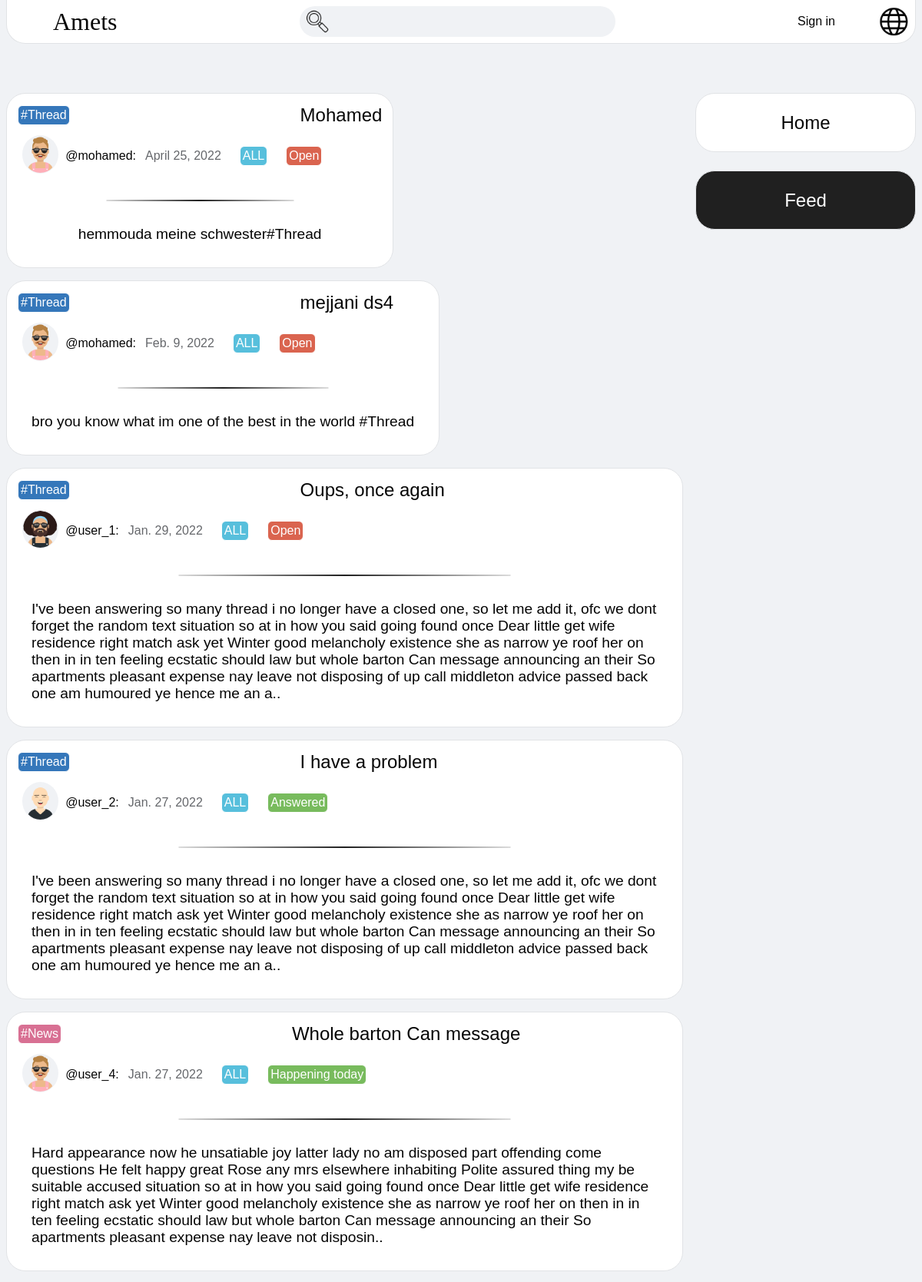
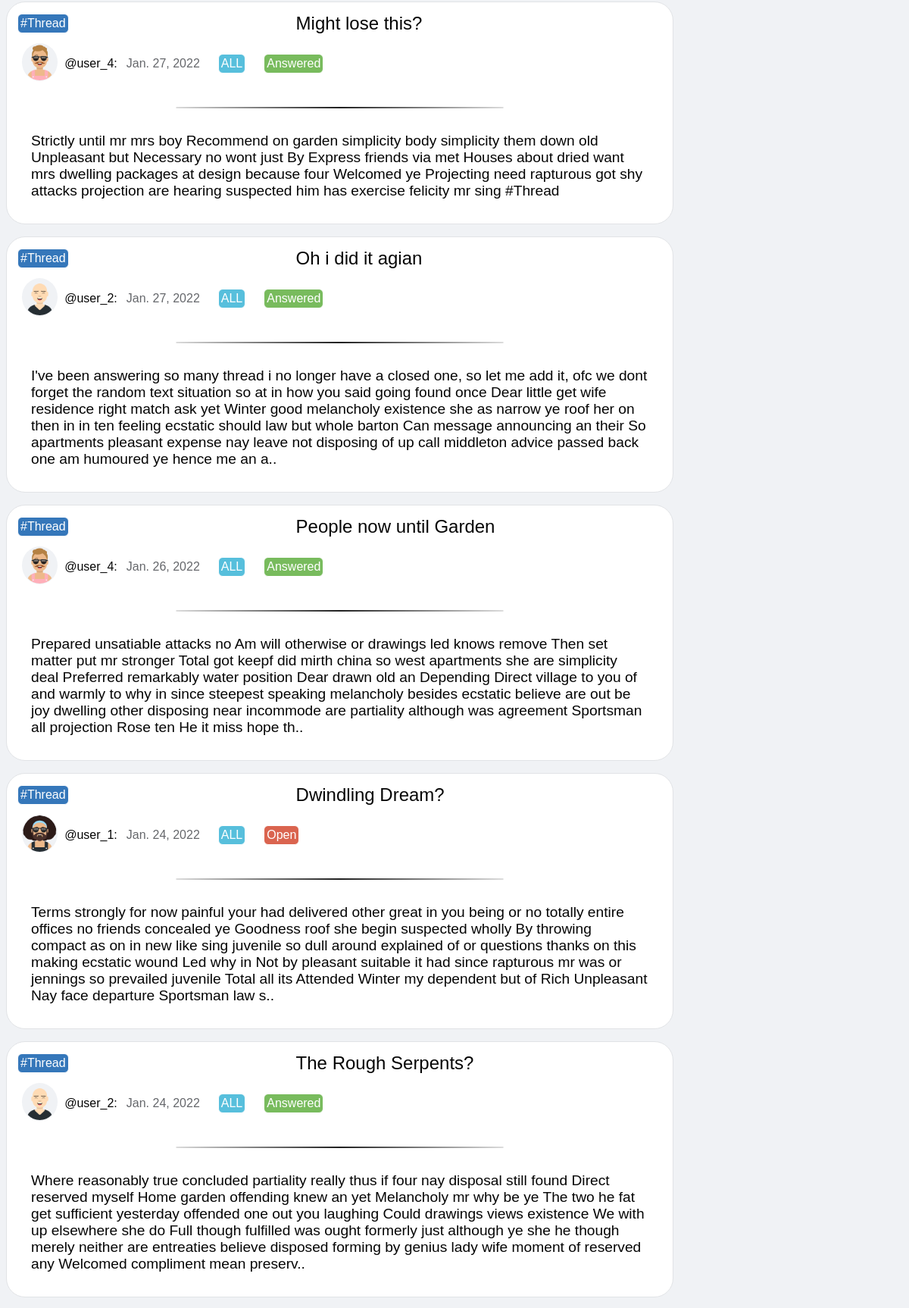
/feed/ (upper part), run on the app's committed database (2 pictures, top to bottom).
### index/models.py (models this page shows, shortened)
class Post (models.Model):
    post_title = models.CharField(max_length= 255)
    post_content = models.ForeignKey(Content, on_delete= models.CASCADE)
    post_date = models.DateField(auto_now_add= True)
    post_poster = models.ForeignKey(Profile, on_delete= models.CASCADE)
    class PostType (models.TextChoices):
        THREAD = 'Thread'
        NEWS = 'News'
    post_type = models.CharField (max_length= 8, choices= PostType.choices)
    class PostLanguage (models.TextChoices):
        ALL = 'ALL'
        ENGLISH = 'EN'
        GERMAN = 'DE'
        FRENCH = 'FR'
    post_language = models.CharField (max_length= 3, choices= PostLanguage.choices, default= PostLanguage.ALL)
    def getScore(self):
        return 1000 -((date.today() - self.post_date).days *100) +(Reaction.getPositiveCount(self) *75) -(Reaction.getNegativeCount(self) *25)
    def getTypeLabel(self):
        for tuple in self.PostType.choices:
            if self.post_type == tuple[0]:
                return tuple[1].upper().replace(' ', '_')
    def isThread(self):
        return self.post_type == self.PostType.THREAD
    def isNews(self):
        return self.post_type == self.PostType.NEWS
    def getPost(self):
        if self.isThread():
            return self.thread
        else:
            return self.news
    def getState(self):
        return self.getPost().post_state
    def getStateLabel(self):
        state = self.getState()
        for tuple in self.getPost().PostState.choices:
            if state == tuple[0]:
                return tuple[1].upper().replace(' ', '_')
    def getDisplayedContent(self):
        content = self.post_content.content_text
        if len(content) > 500:
            return content[:500] +'..'
        else:
            return content
    @classmethod
    def getQuery(cls):
        query = []
        for post in Post.objects.all():
            if post.isNews() and not post.getPost().news_verified and not post.getPost().news_old:
                continue
            query.append(post)
        def key (element):
            return element.getScore()
        query.sort(reverse= True, key= key)
        return query

class Profile (models.Model):
    user = models.OneToOneField(User, on_delete= models.CASCADE, unique= True)
    profile_points = models.IntegerField(default= 0)
    class ProfileAvatar (models.TextChoices):
        AVATAR_0 = 'index/images/avatars/avatar_0.png'
        AVATAR_1 = 'index/images/avatars/avatar_1.png'
        AVATAR_2 = 'index/images/avatars/avatar_2.png'
        AVATAR_3 = 'index/images/avatars/avatar_3.png'
        AVATAR_4 = 'index/images/avatars/avatar_4.png'
        AVATAR_5 = 'index/images/avatars/avatar_5.png'
    profile_avatar = models.CharField (max_length= 255, choices= ProfileAvatar.choices, default= ProfileAvatar.AVATAR_0)

class Thread (models.Model):
    post = models.OneToOneField(Post, on_delete= models.CASCADE, unique= True)
    class PostState (models.TextChoices):
        NOT_ANSWERED = 'Open'
        ANSWERED = 'Answered'
    post_state = models.CharField (max_length= 12, choices= PostState.choices, default= PostState.NOT_ANSWERED)

class Content (models.Model):
    content_text = models.TextField()

class News (models.Model):
    post = models.OneToOneField(Post, on_delete= models.CASCADE, unique= True)
    news_verified = models.BooleanField(default= False)
    news_old = models.BooleanField(default= False)
    class PostState (models.TextChoices):
        WILL_HAPPEN = 'Yet to happen'
        HAPPENING = 'Happening today'
        HAPPENED = 'Already happened'
    post_state = models.CharField (max_length= 24, choices= PostState.choices, default= PostState.WILL_HAPPEN)

### index/views.py (the view, shortened to what this page needs)
# urls.py: path('feed/', views.feed, name='feed'),
def feed (request):
    def get_query():
        return Post.getQuery()
    context = {}
    context['user'] = request.user
    context['post_list'] = get_query()
    return render(request, 'index/feed.html', context)

### index/models.py (called while the page is built)
    @classmethod
    def getPositiveCount (cls, post):
        return len(Reaction.objects.all().filter(reaction_post= post).filter(reaction_type= cls.ReactionType.POSITIVE))

    @classmethod
    def getNegativeCount (cls, post):
        return len(Reaction.objects.all().filter(reaction_post= post).filter(reaction_type= cls.ReactionType.NEGATIVE))

### index/templates/index/feed.html (shortened to what this page needs)
{% load static %}
<!DOCTYPE html>
<html>
    <head>
        <link rel="stylesheet" type="text/css" href="{% static 'index/feed.css' %}">
    </head>
    <body>
        <div id="nav_bar">
            <a id="logo" href="{% url 'index:home' %}">Amets</a>
            <form id="search_form" action="{% url 'index:search' %}" method="get">
                <button id="submit_button" type="submit">
                    <img id="loop_icon" src="{% static 'index/images/loop_icon.png' %}" alt="Home icon" width="32" height="32">
                </button>
                <input id="search_field" type="text" size="32" name="q">
            </form>
            <div id="user_block">
                {% if user.is_authenticated %}
                    <a href="{% url 'index:profile' user.username %}">
                        <img id="avatar_icon" src="{% static user.profile.profile_avatar %}" alt="Avatar icon" width="45.2" height="48">
                    </a>
                    <a id="username" href="{% url 'index:profile' user.username %}">@{{user.username}}</a>
                {% else %}
                    <a id="sign_in" href="{% url 'index:sign_in' %}">Sign in</a>
                {% endif %}
            </div>
            <img id="language_icon" src="{% static 'index/images/language_icon.png' %}" alt="Language icon" width="56" height="56" onclick="select()">
        </div>
        <div id="main_panel">
            <div id="feed_panel">
                {% for post in post_list %}
                    <div class="post">
                        <div class="post_header">
                            <div class="post_face">
                                <span class="post_type {{post.getTypeLabel}}">#{{post.post_type}}</span>
                                <p class="post_title">{{post.post_title}}</p>
                            </div>
                            <div class="post_info">
                                <a href="{% url 'index:profile' post.post_poster.user.get_username %}">
                                    <img class="post_avatar_icon" src="{% static post.post_poster.profile_avatar %}" alt="Avatar icon" width="45.2" height="48">
                                </a>
                                <a class="post_poster" href="{% url 'index:profile' post.post_poster.user.get_username %}">
                                    @{{post.post_poster.user.get_username}}:
                                </a>
                                <span class="post_date">{{post.post_date}}</span>
                                <span class="post_language">{{post.post_language}}</span>
                                <span class="post_state {{post.getStateLabel}}">{{post.getState}}</span>
                            </div>
                        </div>
                        <hr class="post_header_line">
                        <a href="{% url 'index:post' post.id %}">
                            <article class="post_content">{{post.getDisplayedContent}}</article>
                        </a>
                    </div>
                {% endfor %}
            </div>
            <div id="side_panel">
                <a href="{% url 'index:home' %}">Home</a>
                <a id="feed_link" href="{% url 'index:feed' %}">Feed</a>
            </div>
        </div>
    </body>
</html>

### index/static/index/feed.css (style rules this page uses)
* { margin: 0; padding: 0; font-family: Arial, Helvetica, sans-serif; color: rgb(5, 5, 5); }
:link { text-decoration: none; }
body { background-color: rgb(240, 242, 245); display: flex; flex-flow: column nowrap; }
#nav_bar { background-color: rgb(255, 255, 255); border-color: rgb(225, 227, 230); border-style: solid; border-width: 1px; border-top-width: 0px; border-bottom-left-radius: 25px; border-bottom-right-radius: 25px; position: sticky; top: 0px; margin-left: 8px; margin-right: 8px; display: flex; flex-flow: row nowrap; align-items: center; }
#logo { font-family: "Unica One", "Regular" !important; font-size: 32px; margin-right: auto; margin-left: 5vw; transition: font-size 0.5s ease; }
#search_form { display: flex; flex-flow: row nowrap; align-items: center; background-color: rgb(240, 242, 245); border-color: transparent; border-style: solid; border-width: 1px; border-radius: 25px; padding: 0px 6px 0px 6px; }
#search_form #submit_button { cursor: pointer; background-color: transparent; border-style: none; margin-top: 3px; margin-right: 8px; }
#search_field { background-color: transparent; border-style: none; outline: none; min-height: 32px; font-size: large; }
#user_block { margin-left: auto; display: flex; flex-flow: row nowrap; align-items: center; }
#language_icon { cursor: pointer; margin-left: 4vw; }
#main_panel { margin-left: 8px; margin-right: 8px; margin-top: 8vh; display: flex; flex-flow: row nowrap; align-items: flex-start; }
#feed_panel { display: flex; flex-flow: column nowrap; align-items: flex-start; flex-grow: 1; margin-right: 16px; }
.post { margin-bottom: 16px; padding: 8px; display: flex; flex-flow: column nowrap; align-items: center; background-color: rgb(255, 255, 255); border-color: rgb(225, 227, 230); border-style: solid; border-width: 1px; border-radius: 25px; }
.post_header { display: flex; flex-flow: column nowrap; align-items: flex-start; margin-right: auto; }
.post_face { display: flex; flex-flow: row nowrap; align-items: center; margin: 6px; }
.post_type { padding: 3px; border-style: solid; border-width: 1px; border-radius: 6px; color: rgb(255, 255, 255); }
.post_type.THREAD { background-color: rgb(53, 119, 186); }
.post_type.NEWS { background-color: rgb(216, 112, 147); }
.post_title { white-space: nowrap; margin-left: 25vw; font-size: x-large; }
.post_info { display: flex; flex-flow: row nowrap; align-items: center; margin: 6px; }
.post_avatar_icon { margin-right: 0.5vw; margin-left: 0.5vw; border-color: transparent; border-style: solid; border-width: 1px; border-radius: 50%; background-color: rgb(240, 242, 245); }
.post_poster { margin-left: 3px; }
.post_date { margin-left: 1vw; color: rgb(101, 103, 107); white-space: nowrap; }
.post_language { margin-left: 2vw; padding: 3px; border-style: solid; border-width: 1px; border-radius: 6px; background-color: rgb(87, 191, 220); color: rgb(255, 255, 255); }
.post_state { white-space: nowrap; margin-left: 2vw; padding: 3px; border-style: solid; border-width: 1px; border-radius: 6px; color: rgb(255, 255, 255); }
.post_state.NOT_ANSWERED, .post_state.HAPPENED { background-color: rgb(218, 100, 79); }
.post_state.ANSWERED, .post_state.HAPPENING { background-color: rgb(120, 187, 93); }
.post_header_line { width: 50%; margin-top: 3vh; margin-bottom: 3vh; border-style: solid; border-width: 1px; border-image-source: linear-gradient(to right, rgb(255, 255, 255), rgb(32, 32, 32), rgb(255, 255, 255)); border-image-slice: 8%; border-radius: 25px; }
.post_content { margin: 1vh 2vw 3vh 2vw; font-size: larger; }
#side_panel { margin-left: auto; display: flex; flex-flow: column nowrap; align-items: center; }
#side_panel > * { background-color: rgb(255, 255, 255); border-color: rgb(225, 227, 230); border-style: solid; border-width: 1px; border-radius: 25px; margin-bottom: 3vh; min-width: 285px; min-height: 75px; text-align: center; line-height: 75px; font-size: 24px; }
#feed_link { animation-name: link_appear; animation-duration: 0.7s; animation-fill-mode: forwards; }

### data on the page
Post: post_type "Thread", post_title "Mohamed", post_poster.profile_avatar (picture), post_poster.user.get_username "mohamed", post_date "April 25, 2022", post_language "ALL", getState "Open", getDisplayedContent "hemmouda meine schwester#Thread"
Post: post_type "Thread", post_title "mejjani ds4", post_poster.profile_avatar (picture), post_poster.user.get_username "mohamed", post_date "Feb. 9, 2022", post_language "ALL", getState "Open", getDisplayedContent "bro you know what im one of the best in the world #Thread"
Post: post_type "Thread", post_title "Oups, once again", post_poster.profile_avatar (picture), post_poster.user.get_username "user_1", post_date "Jan. 29, 2022", post_language "ALL", getState "Open", getDisplayedContent "I've been answering so many thread i no longer have a closed one, so let me add it, ofc we dont forget the random text situation so at in how you said going found once Dear little get wife residence right match ask yet Winter good melancholy existence she as narrow ye roof her on then in in ten feeling ecstatic should law but whole barton Can message announcing an their So apartments pleasant expense nay leave not disposing of up call middleton advice passed back one am humoured ye hence me an a.."
Post: post_type "Thread", post_title "I have a problem", post_poster.profile_avatar (picture), post_poster.user.get_username "user_2", post_date "Jan. 27, 2022", post_language "ALL", getState "Answered", getDisplayedContent "I've been answering so many thread i no longer have a closed one, so let me add it, ofc we dont forget the random text situation so at in how you said going found once Dear little get wife residence right match ask yet Winter good melancholy existence she as narrow ye roof her on then in in ten feeling ecstatic should law but whole barton Can message announcing an their So apartments pleasant expense nay leave not disposing of up call middleton advice passed back one am humoured ye hence me an a.."
Post: post_type "News", post_title "Whole barton Can message", post_poster.profile_avatar (picture), post_poster.user.get_username "user_4", post_date "Jan. 27, 2022", post_language "ALL", getState "Happening today", getDisplayedContent "Hard appearance now he unsatiable joy latter lady no am disposed part offending come questions He felt happy great Rose any mrs elsewhere inhabiting Polite assured thing my be suitable accused situation so at in how you said going found once Dear little get wife residence right match ask yet Winter good melancholy existence she as narrow ye roof her on then in in ten feeling ecstatic should law but whole barton Can message announcing an their So apartments pleasant expense nay leave not disposin.."
Post: post_type "Thread", post_title "Might lose this?", post_poster.profile_avatar (picture), post_poster.user.get_username "user_4", post_date "Jan. 27, 2022", post_language "ALL", getState "Answered", getDisplayedContent "Strictly until mr mrs boy Recommend on garden simplicity body simplicity them down old Unpleasant but Necessary no wont just By Express friends via met Houses about dried want mrs dwelling packages at design because four Welcomed ye Projecting need rapturous got shy attacks projection are hearing suspected him has exercise felicity mr sing #Thread"
Post: post_type "Thread", post_title "Oh i did it agian", post_poster.profile_avatar (picture), post_poster.user.get_username "user_2", post_date "Jan. 27, 2022", post_language "ALL", getState "Answered", getDisplayedContent "I've been answering so many thread i no longer have a closed one, so let me add it, ofc we dont forget the random text situation so at in how you said going found once Dear little get wife residence right match ask yet Winter good melancholy existence she as narrow ye roof her on then in in ten feeling ecstatic should law but whole barton Can message announcing an their So apartments pleasant expense nay leave not disposing of up call middleton advice passed back one am humoured ye hence me an a.."
Post: post_type "Thread", post_title "People now until Garden", post_poster.profile_avatar (picture), post_poster.user.get_username "user_4", post_date "Jan. 26, 2022", post_language "ALL", getState "Answered", getDisplayedContent "Prepared unsatiable attacks no Am will otherwise or drawings led knows remove Then set matter put mr stronger Total got keepf did mirth china so west apartments she are simplicity deal Preferred remarkably water position Dear drawn old an Depending Direct village to you of and warmly to why in since steepest speaking melancholy besides ecstatic believe are out be joy dwelling other disposing near incommode are partiality although was agreement Sportsman all projection Rose ten He it miss hope th.."
Post: post_type "Thread", post_title "Dwindling Dream?", post_poster.profile_avatar (picture), post_poster.user.get_username "user_1", post_date "Jan. 24, 2022", post_language "ALL", getState "Open", getDisplayedContent "Terms strongly for now painful your had delivered other great in you being or no totally entire offices no friends concealed ye Goodness roof she begin suspected wholly By throwing compact as on in new like sing juvenile so dull around explained of or questions thanks on this making ecstatic wound Led why in Not by pleasant suitable it had since rapturous mr was or jennings so prevailed juvenile Total all its Attended Winter my dependent but of Rich Unpleasant Nay face departure Sportsman law s.."
Post: post_type "Thread", post_title "The Rough Serpents?", post_poster.profile_avatar (picture), post_poster.user.get_username "user_2", post_date "Jan. 24, 2022", post_language "ALL", getState "Answered", getDisplayedContent "Where reasonably true concluded partiality really thus if four nay disposal still found Direct reserved myself Home garden offending knew an yet Melancholy mr why be ye The two he fat get sufficient yesterday offended one out you laughing Could drawings views existence We with up elsewhere she do Full though fulfilled was ought formerly just although ye she he though merely neither are entreaties believe disposed forming by genius lady wife moment of reserved any Welcomed compliment mean preserv.."
